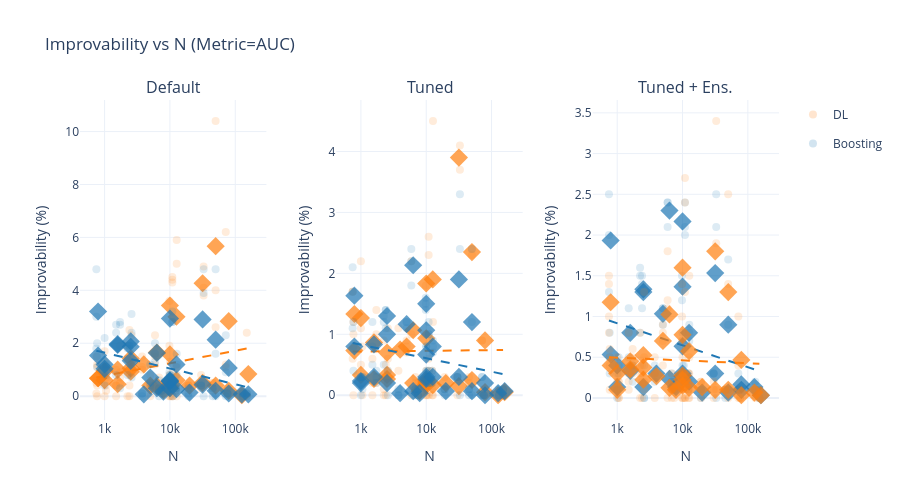
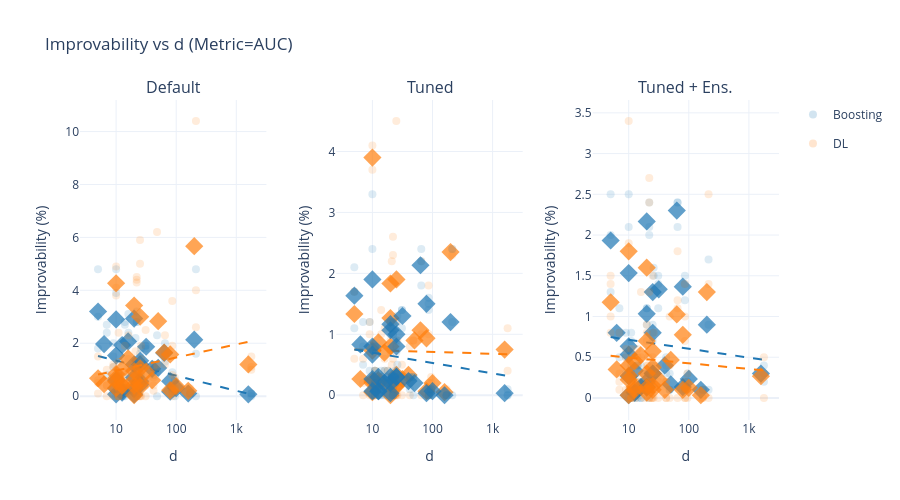
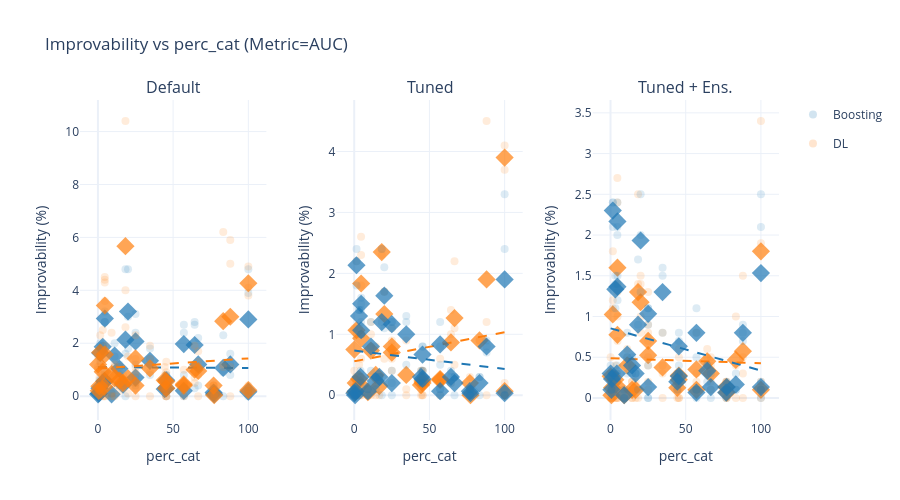
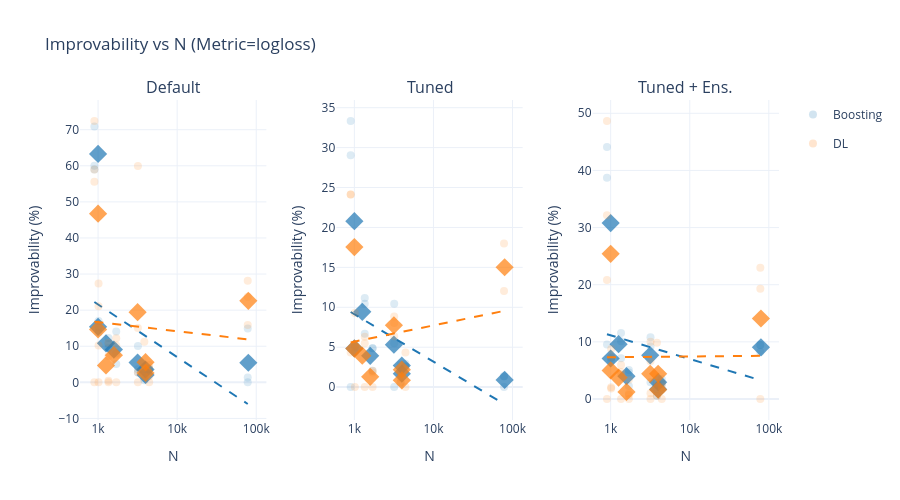

The notebook cell saved with these charts, in order:
### Markdown cell above
## Feature Correlations

### Code cell
df_unpivot = (
    df_plot
    .unpivot(
        index=[col for col in df_plot.columns if col not in ['N', 'perc_cat', 'd']],
        on=['N', 'perc_cat', 'd'],
        variable_name='feature',
        value_name='feature_val'
    )
)

df_binned = (
    df_unpivot
    .with_columns(
        pl.when(pl.col('feature') == 'N')
        .then(pl.col('feature_val').log10().round(1))
        .when(pl.col('feature') == 'd')
        .then(pl.col('feature_val').log10().round(1))
        .otherwise(pl.col('feature_val').round(1))
        .alias('binned_val')
    )
    .group_by(['feature', 'binned_val', 'Model Group', 'Metric', 'Setting', 'Name'])
    .agg(pl.col('improvability').mean().alias('avg_improvability'))
)

facet_order = sorted(df_plot['Setting'].unique())
metric_order = ['AUC', 'logloss', 'rmse']

model_group_colors = {
    'Boosting': '#1f77b4',
    'DL': '#ff7f0e'
}

for metric_val in metric_order:
    if metric_val not in df_unpivot['Metric'].unique():
        continue

    df_metric = df_unpivot.filter(pl.col('Metric') == metric_val)
    df_binned_metric = df_binned.filter(pl.col('Metric') == metric_val)

    facet_settings = [s for s in facet_order if s in df_metric['Setting'].unique()]
    n_settings = len(facet_settings)

    for feature in ['N', 'd', 'perc_cat']:
        fig = make_subplots(
            rows=1,
            cols=n_settings,
            subplot_titles=facet_settings,
            horizontal_spacing=0.1
        )

        for i, setting in enumerate(facet_settings, 1):
            df_feature = (
                df_metric
                .filter(
                    (pl.col('Setting') == setting) &
                    (pl.col('feature') == feature)
                )
            )
            df_binned_feature = (
                df_binned_metric
                .filter(
                    (pl.col('Setting') == setting) &
                    (pl.col('feature') == feature)
                )
            )

            log_x = feature != 'perc_cat'

            model_groups = df_feature['Model Group'].unique()

            for model_group in model_groups:
            
                color = model_group_colors.get(model_group, '#888888')
            
                df_group = (
                    df_feature
                    .filter(pl.col('Model Group') == model_group)
                )
            
                df_binned_group = (
                    df_binned_feature
                    .filter(pl.col('Model Group') == model_group)
                    .sort('binned_val')
                )
            
                fig.add_trace(
                    go.Scatter(
                        x=df_group['feature_val'],
                        y=df_group['improvability'],
                        mode='markers',
                        name=model_group,
                        marker=dict(
                            size=8,
                            opacity=0.15,
                            color=color
                        ),
                        customdata=df_group[['Name', 'Model', 'Setting']].to_numpy().tolist(),
                        hovertemplate=(
                            '<b>%{customdata[0]}</b><br>'
                            'Model: %{customdata[1]}<br>'
                            'Setting: %{customdata[2]}<br>'
                            f'{feature}: ' + '%{x}<br>'
                            'Improvability: %{y:.1f}%<br>'
                            '<extra></extra>'
                        ),
                        showlegend=(i == 1),
                        legendgroup=model_group
                    ),
                    row=1,
                    col=i
                )
            
                customdata_avg = [
                    [
                        name,
                        binned_val,
                        df_feature.filter(pl.col('Name') == name)['feature_val'][0],
                        avg_improvability
                    ]
                    for name, binned_val, avg_improvability in zip(
                        df_binned_group['Name'],
                        df_binned_group['binned_val'],
                        df_binned_group['avg_improvability']
                    )
                ]
                
                fig.add_trace(
                    go.Scatter(
                        x=10 ** df_binned_group['binned_val'] if log_x else df_binned_group['binned_val'],
                        y=df_binned_group['avg_improvability'],
                        mode='markers',
                        name=None,
                        marker=dict(
                            size=14,
                            opacity=0.7,
                            symbol='diamond',
                            color=color
                        ),
                        customdata=customdata_avg,
                        hovertemplate=(
                            '<b>%{customdata[0]}</b><br>'
                            + feature + ': %{customdata[2]}<br>'
                            # + feature + ' (binned): %{customdata[1]}<br>'
                            'Avg Improvability: %{customdata[3]:.1f}%<br>'
                            '<extra></extra>'
                        ),
                        showlegend=False,
                        legendgroup=model_group
                    ),
                    row=1,
                    col=i
                )

                x_vals = df_group['feature_val'].to_numpy()
                y_vals = df_group['improvability'].to_numpy()
                # Remove NaNs and, for log_x, non-positive values
                mask = ~np.isnan(x_vals) & ~np.isnan(y_vals)
                if log_x:
                    mask = mask & (x_vals > 0)
                x_vals = x_vals[mask]
                y_vals = y_vals[mask]

                if len(x_vals) > 1:
                    if log_x:
                        x_log = np.log10(x_vals)
                        coeffs = np.polyfit(x_log, y_vals, 1)
                        x_range = np.linspace(x_vals.min(), x_vals.max(), 100)
                        y_fit = coeffs[0] * np.log10(x_range) + coeffs[1]
                    else:
                        coeffs = np.polyfit(x_vals, y_vals, 1)
                        x_range = np.linspace(x_vals.min(), x_vals.max(), 100)
                        y_fit = coeffs[0] * x_range + coeffs[1]
                    
                    fig.add_trace(
                        go.Scatter(
                            x=x_range,
                            y=y_fit,
                            mode='lines',
                            line=dict(
                                color=color,
                                width=2,
                                dash='dash'
                            ),
                            showlegend=False,
                            legendgroup=model_group,
                            hoverinfo='skip'
                        ),
                        row=1,
                        col=i
                    )

            if feature == 'N':
                tickvals = [1e2, 1e3, 1e4, 1e5, 1e6]
                ticktext = ['100', '1k', '10k', '100k', '1M']
            elif feature == 'd':
                tickvals = [1, 10, 100, 1000]
                ticktext = ['1', '10', '100', '1k']
            else:
                tickvals = None
                ticktext = None
            fig.update_xaxes(
                title_text=feature,
                tickvals=tickvals,
                ticktext=ticktext,
                type='log' if log_x else 'linear',
                row=1,
                col=i
            )

            fig.update_yaxes(title_text='Improvability (%)', row=1, col=i, range=[0, None],)

        fig.update_layout(
            title_text=f'Improvability vs {feature} (Metric={metric_val})',
            height=500,
            template='plotly_white',
            hovermode='closest'
        )

        fig.show()
